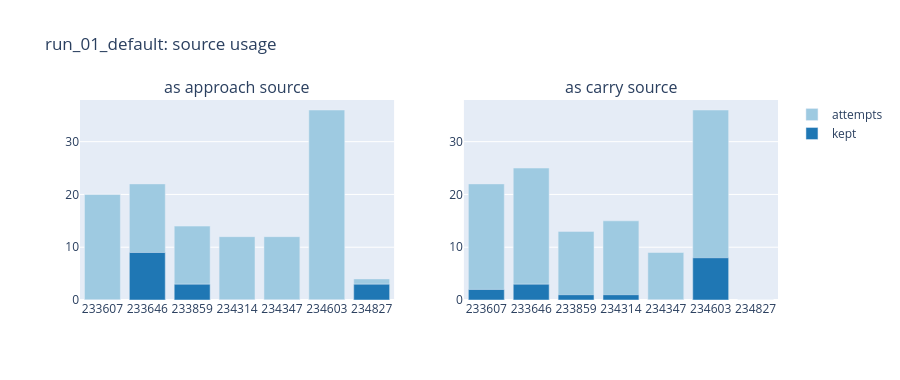
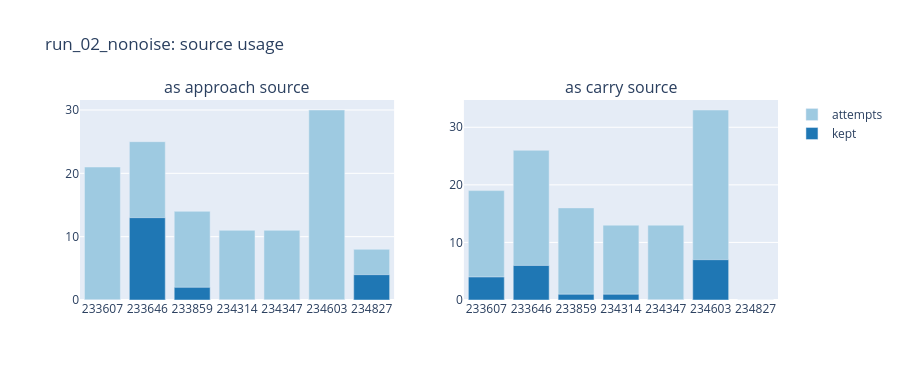
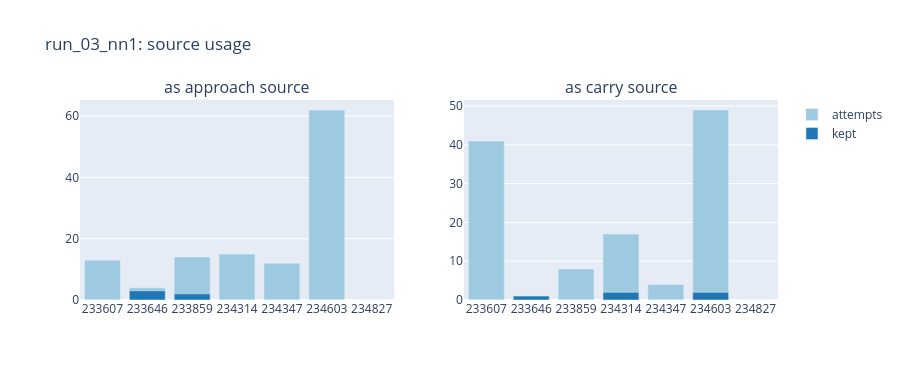
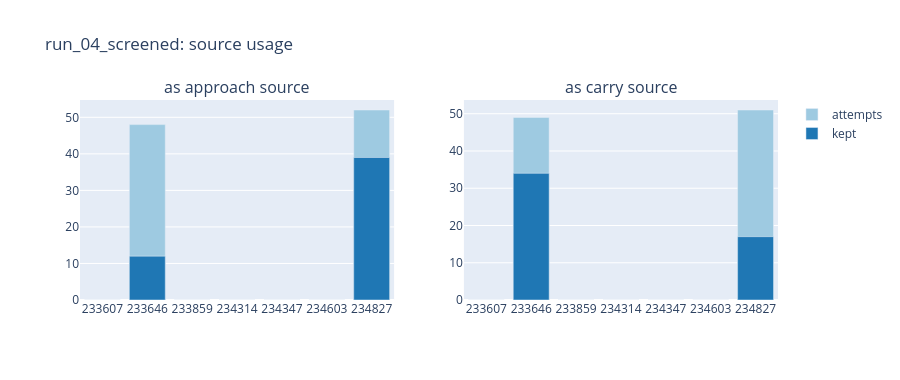

The code cell stored with these charts, in order, in its notebook:
### Markdown cell above
Per source demo: how often it was used as the approach or the carry source, and how often the rollout was kept. A success is credited to both parts of a mixed plan.

### Code cell
from hurobo.utils.mimicgen_view import source_usage_figure

for name, pair in reports.items():
    source_usage_figure(pair["mimicgen"]).update_layout(title=f"{name}: source usage").show()

### Figure 1 — Plotly figure (JSON) as saved in the notebook; plotly's stock layout.template omitted (floating-point values rounded to 4 significant figures)
{"data": [{"marker": {"color": "#9ecae1"}, "name": "attempts", "showlegend": true, "type": "bar", "x": ["233607", "233646", "233859", "234314", "234347", "234603", "234827"], "xaxis": "x", "y": [20, 22, 14, 12, 12, 36, 4], "yaxis": "y"}, {"marker": {"color": "#1f77b4"}, "name": "kept", "showlegend": true, "type": "bar", "x": ["233607", "233646", "233859", "234314", "234347", "234603", "234827"], "xaxis": "x", "y": [0, 9, 3, 0, 0, 0, 3], "yaxis": "y"}, {"marker": {"color": "#9ecae1"}, "name": "attempts", "showlegend": false, "type": "bar", "x": ["233607", "233646", "233859", "234314", "234347", "234603", "234827"], "xaxis": "x2", "y": [22, 25, 13, 15, 9, 36, 0], "yaxis": "y2"}, {"marker": {"color": "#1f77b4"}, "name": "kept", "showlegend": false, "type": "bar", "x": ["233607", "233646", "233859", "234314", "234347", "234603", "234827"], "xaxis": "x2", "y": [2, 3, 1, 1, 0, 8, 0], "yaxis": "y2"}], "layout": {"annotations": [{"font": {"size": 16}, "showarrow": false, "text": "as approach source", "x": 0.225, "xanchor": "center", "xref": "paper", "y": 1.0, "yanchor": "bottom", "yref": "paper"}, {"font": {"size": 16}, "showarrow": false, "text": "as carry source", "x": 0.775, "xanchor": "center", "xref": "paper", "y": 1.0, "yanchor": "bottom", "yref": "paper"}], "barmode": "overlay", "height": 380, "title": {"text": "run_01_default: source usage"}, "xaxis": {"anchor": "y", "domain": [0.0, 0.45]}, "xaxis2": {"anchor": "y2", "domain": [0.55, 1.0]}, "yaxis": {"anchor": "x", "domain": [0.0, 1.0]}, "yaxis2": {"anchor": "x2", "domain": [0.0, 1.0]}}}

### Figure 2 — Plotly figure (JSON) as saved in the notebook; plotly's stock layout.template omitted (floating-point values rounded to 4 significant figures)
{"data": [{"marker": {"color": "#9ecae1"}, "name": "attempts", "showlegend": true, "type": "bar", "x": ["233607", "233646", "233859", "234314", "234347", "234603", "234827"], "xaxis": "x", "y": [21, 25, 14, 11, 11, 30, 8], "yaxis": "y"}, {"marker": {"color": "#1f77b4"}, "name": "kept", "showlegend": true, "type": "bar", "x": ["233607", "233646", "233859", "234314", "234347", "234603", "234827"], "xaxis": "x", "y": [0, 13, 2, 0, 0, 0, 4], "yaxis": "y"}, {"marker": {"color": "#9ecae1"}, "name": "attempts", "showlegend": false, "type": "bar", "x": ["233607", "233646", "233859", "234314", "234347", "234603", "234827"], "xaxis": "x2", "y": [19, 26, 16, 13, 13, 33, 0], "yaxis": "y2"}, {"marker": {"color": "#1f77b4"}, "name": "kept", "showlegend": false, "type": "bar", "x": ["233607", "233646", "233859", "234314", "234347", "234603", "234827"], "xaxis": "x2", "y": [4, 6, 1, 1, 0, 7, 0], "yaxis": "y2"}], "layout": {"annotations": [{"font": {"size": 16}, "showarrow": false, "text": "as approach source", "x": 0.225, "xanchor": "center", "xref": "paper", "y": 1.0, "yanchor": "bottom", "yref": "paper"}, {"font": {"size": 16}, "showarrow": false, "text": "as carry source", "x": 0.775, "xanchor": "center", "xref": "paper", "y": 1.0, "yanchor": "bottom", "yref": "paper"}], "barmode": "overlay", "height": 380, "title": {"text": "run_02_nonoise: source usage"}, "xaxis": {"anchor": "y", "domain": [0.0, 0.45]}, "xaxis2": {"anchor": "y2", "domain": [0.55, 1.0]}, "yaxis": {"anchor": "x", "domain": [0.0, 1.0]}, "yaxis2": {"anchor": "x2", "domain": [0.0, 1.0]}}}

### Figure 3 — Plotly figure (JSON) as saved in the notebook; plotly's stock layout.template omitted (floating-point values rounded to 4 significant figures)
{"data": [{"marker": {"color": "#9ecae1"}, "name": "attempts", "showlegend": true, "type": "bar", "x": ["233607", "233646", "233859", "234314", "234347", "234603", "234827"], "xaxis": "x", "y": [13, 4, 14, 15, 12, 62, 0], "yaxis": "y"}, {"marker": {"color": "#1f77b4"}, "name": "kept", "showlegend": true, "type": "bar", "x": ["233607", "233646", "233859", "234314", "234347", "234603", "234827"], "xaxis": "x", "y": [0, 3, 2, 0, 0, 0, 0], "yaxis": "y"}, {"marker": {"color": "#9ecae1"}, "name": "attempts", "showlegend": false, "type": "bar", "x": ["233607", "233646", "233859", "234314", "234347", "234603", "234827"], "xaxis": "x2", "y": [41, 1, 8, 17, 4, 49, 0], "yaxis": "y2"}, {"marker": {"color": "#1f77b4"}, "name": "kept", "showlegend": false, "type": "bar", "x": ["233607", "233646", "233859", "234314", "234347", "234603", "234827"], "xaxis": "x2", "y": [0, 1, 0, 2, 0, 2, 0], "yaxis": "y2"}], "layout": {"annotations": [{"font": {"size": 16}, "showarrow": false, "text": "as approach source", "x": 0.225, "xanchor": "center", "xref": "paper", "y": 1.0, "yanchor": "bottom", "yref": "paper"}, {"font": {"size": 16}, "showarrow": false, "text": "as carry source", "x": 0.775, "xanchor": "center", "xref": "paper", "y": 1.0, "yanchor": "bottom", "yref": "paper"}], "barmode": "overlay", "height": 380, "title": {"text": "run_03_nn1: source usage"}, "xaxis": {"anchor": "y", "domain": [0.0, 0.45]}, "xaxis2": {"anchor": "y2", "domain": [0.55, 1.0]}, "yaxis": {"anchor": "x", "domain": [0.0, 1.0]}, "yaxis2": {"anchor": "x2", "domain": [0.0, 1.0]}}}

### Figure 4 — Plotly figure (JSON) as saved in the notebook; plotly's stock layout.template omitted (floating-point values rounded to 4 significant figures)
{"data": [{"marker": {"color": "#9ecae1"}, "name": "attempts", "showlegend": true, "type": "bar", "x": ["233607", "233646", "233859", "234314", "234347", "234603", "234827"], "xaxis": "x", "y": [0, 48, 0, 0, 0, 0, 52], "yaxis": "y"}, {"marker": {"color": "#1f77b4"}, "name": "kept", "showlegend": true, "type": "bar", "x": ["233607", "233646", "233859", "234314", "234347", "234603", "234827"], "xaxis": "x", "y": [0, 12, 0, 0, 0, 0, 39], "yaxis": "y"}, {"marker": {"color": "#9ecae1"}, "name": "attempts", "showlegend": false, "type": "bar", "x": ["233607", "233646", "233859", "234314", "234347", "234603", "234827"], "xaxis": "x2", "y": [0, 49, 0, 0, 0, 0, 51], "yaxis": "y2"}, {"marker": {"color": "#1f77b4"}, "name": "kept", "showlegend": false, "type": "bar", "x": ["233607", "233646", "233859", "234314", "234347", "234603", "234827"], "xaxis": "x2", "y": [0, 34, 0, 0, 0, 0, 17], "yaxis": "y2"}], "layout": {"annotations": [{"font": {"size": 16}, "showarrow": false, "text": "as approach source", "x": 0.225, "xanchor": "center", "xref": "paper", "y": 1.0, "yanchor": "bottom", "yref": "paper"}, {"font": {"size": 16}, "showarrow": false, "text": "as carry source", "x": 0.775, "xanchor": "center", "xref": "paper", "y": 1.0, "yanchor": "bottom", "yref": "paper"}], "barmode": "overlay", "height": 380, "title": {"text": "run_04_screened: source usage"}, "xaxis": {"anchor": "y", "domain": [0.0, 0.45]}, "xaxis2": {"anchor": "y2", "domain": [0.55, 1.0]}, "yaxis": {"anchor": "x", "domain": [0.0, 1.0]}, "yaxis2": {"anchor": "x2", "domain": [0.0, 1.0]}}}
